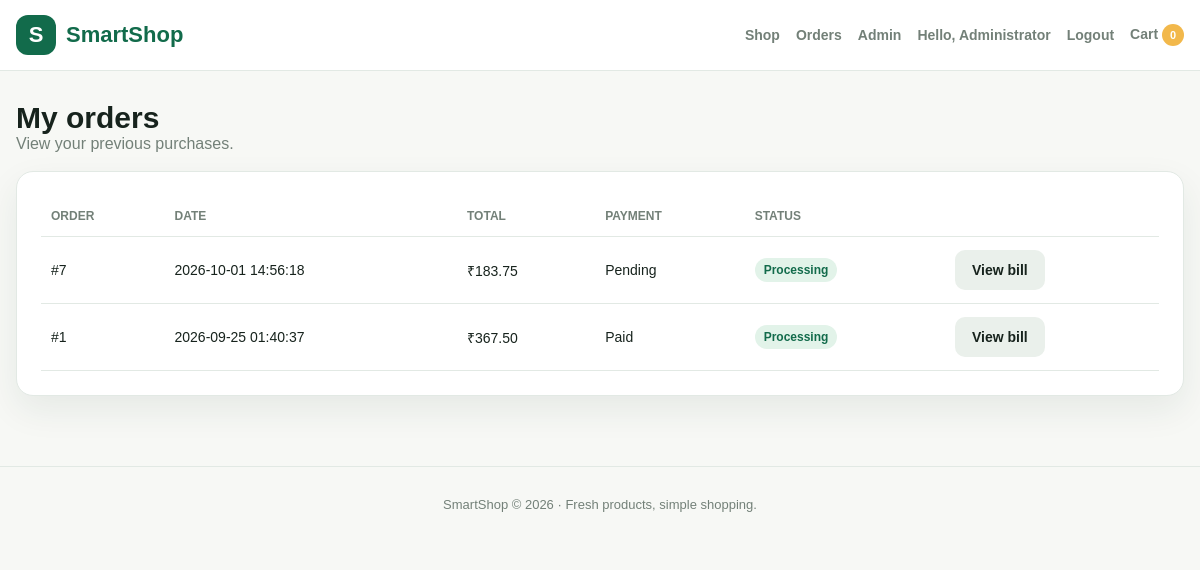
/orders (signed in), run on the app's committed database.
### tables this page shows
CREATE TABLE orders (
            id INTEGER PRIMARY KEY AUTOINCREMENT,
            user_id INTEGER,
            customer_name TEXT NOT NULL,
            phone TEXT NOT NULL DEFAULT '',
            address TEXT NOT NULL DEFAULT '',
            subtotal REAL NOT NULL DEFAULT 0,
            discount REAL NOT NULL DEFAULT 0,
            gst REAL NOT NULL DEFAULT 0,
            total REAL NOT NULL DEFAULT 0,
            payment_method TEXT NOT NULL DEFAULT 'UPI',
            payment_status TEXT NOT NULL DEFAULT 'Pending',
            order_status TEXT NOT NULL DEFAULT 'Processing',
            created_at TEXT NOT NULL DEFAULT '',
            FOREIGN KEY(user_id) REFERENCES users(id)
        );

### app.py (the view)
@app.route("/orders")
@login_required
def my_orders():
    connection = get_db()
    orders = connection.execute(
        """
        SELECT *
        FROM orders
        WHERE user_id = ?
        ORDER BY id DESC
        """,
        (get_current_user()["id"],)
    ).fetchall()
    connection.close()
    return render_template(
        "orders.html",
        orders=orders,
    )

### app.py (called while the page is built, shortened)
def get_db():
    connection = sqlite3.connect(DB_PATH)
    connection.row_factory = sqlite3.Row
    connection.execute("PRAGMA foreign_keys = ON")
    return connection

def get_current_user():
    return session.get("user")

@app.context_processor
def inject_global_template_data():
    return {
        "user": get_current_user(),
        "cart_count": get_cart_count(),
        "year": datetime.now().year,
    }

def login_required(function):
    @wraps(function)
    def decorated(*args, **kwargs):
        if not get_current_user():
            flash("Please login first.", "warning")
            return redirect(url_for("login"))
        return function(*args, **kwargs)
    return decorated

def get_cart():
    cart = session.get("cart", {})
    if not isinstance(cart, dict):
        return {}
    clean_cart = {}
    return clean_cart

def get_cart_count():
    items, _ = get_cart_details()
    return sum(
        item["quantity"]
        for item in items
    )

@app.template_filter("money")
def money(value):
    return f"₹{float(value):,.2f}"

### templates/orders.html (shortened to what this page needs)
{% extends "base.html" %}
{% block content %}
<div class="section-heading">
    <div>
        <h2>My orders</h2>
        <span class="muted">
            View your previous purchases.
        </span>
    </div>
</div>
{% if orders %}
<div class="table-card table-wrapper">
    <table>
        <thead>
            <tr>
                <th>Order</th>
                <th>Date</th>
                <th>Total</th>
                <th>Payment</th>
                <th>Status</th>
                <th></th>
            </tr>
        </thead>
        <tbody>
            {% for order in orders %}
                <tr>
                    <td>#{{ order.id }}</td>
                    <td>{{ order.created_at }}</td>
                    <td>{{ order.total|money }}</td>
                    <td>{{ order.payment_status }}</td>
                    <td>
                        <span class="badge">
                            {{ order.order_status }}
                        </span>
                    </td>
                    <td>
                        <a
                            class="btn secondary"
                            href="{{ url_for(
                                'bill',
                                order_id=order.id
                            ) }}"
                        >
                            View bill
                        </a>
                    </td>
                </tr>
            {% endfor %}
        </tbody>
    </table>
</div>
{% else %}
<div class="empty">
    <h3>No orders yet</h3>
    <p>Your orders will appear here.</p>
</div>
{% endif %}
{% endblock %}

### static/css/style.css (style rules this page uses)
:root { --green: #126b4b; --dark-green: #08452f; --gold: #f2b84b; --bg: #f7f8f5; --text: #17231d; --muted: #738078; --border: #e2e9e4; --danger: #c0392b; --success: #1b8755; --shadow: 0 14px 35px rgba(30, 70, 50, .08); }
* { box-sizing: border-box; }
body { margin: 0; color: var(--text); background: var(--bg); font-family: Arial, sans-serif; }
a { color: inherit; text-decoration: none; }
.section-heading { display: flex; align-items: end; justify-content: space-between; gap: 16px; margin: 30px 0 18px; }
.section-heading h1, .section-heading h2 { margin: 0; }
.section-heading h2 { font-size: 30px; }
.muted { color: var(--muted); }
.btn { display: inline-flex; align-items: center; justify-content: center; gap: 7px; border: 0; border-radius: 10px; padding: 12px 17px; color: white; background: var(--green); cursor: pointer; font: inherit; font-weight: 700; transition: .2s ease; }
.btn.secondary { color: var(--text); background: #eaf0eb; }
.form-card, .summary-card, .table-card, .auth-card { padding: 24px; border: 1px solid var(--border); border-radius: 17px; background: white; box-shadow: var(--shadow); }
.table-wrapper { overflow-x: auto; }
table { width: 100%; min-width: 680px; border-collapse: collapse; }
th, td { padding: 13px 10px; border-bottom: 1px solid var(--border); text-align: left; font-size: 14px; }
th { color: var(--muted); font-size: 12px; text-transform: uppercase; }
.badge { display: inline-block; padding: 5px 9px; border-radius: 50px; color: var(--green); background: #e2f3e9; font-size: 12px; font-weight: 700; }

### data on the page
orders: id "7", created_at "2026-10-01 14:56:18", total "₹183.75", payment_status "Pending", order_status "Processing"
orders: id "1", created_at "2026-09-25 01:40:37", total "₹367.50", payment_status "Paid", order_status "Processing"

### other printed values
{{ user.name }} "Administrator"
{{ cart_count }} "0"
